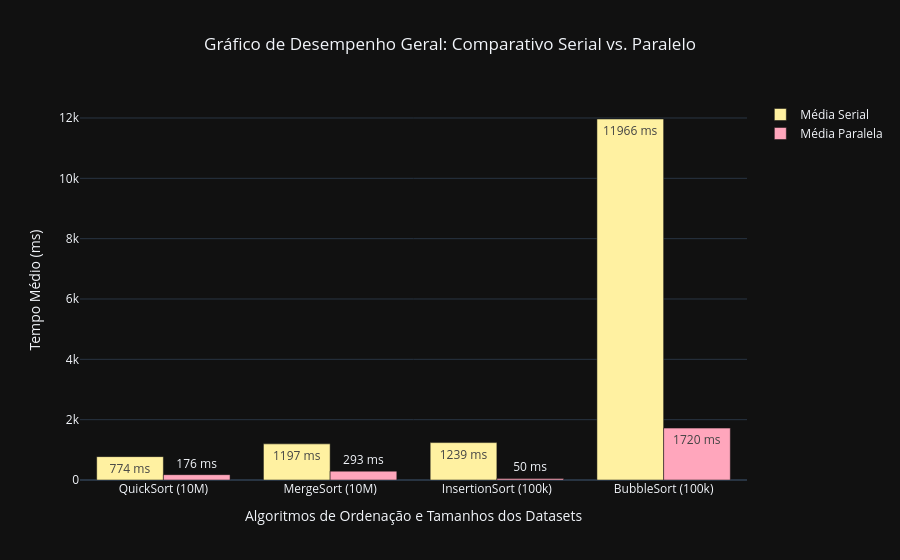

Source (notebook cell):
### Code cell
import csv
import plotly.graph_objects as go

dados_agrupados = {}

with open(r"C:\Users\vivif\OneDrive\Desktop\TrabalhosSillys\SEXTO SEMESTRE\Computação Paralela\Trabalho AV2\Ordenacoes\src\resultados_ordenacao.csv", mode='r', encoding='utf-8') as arquivo:
    leitor = csv.reader(arquivo, delimiter=';')

    for linha in leitor:
        if len(linha) < 5 or not linha[2].isdigit():
            continue

        nucleos = int(linha[0])
        algoritmo = linha[1]
        tamanho = int(linha[2])
        serial = int(linha[3])
        paralelo = int(linha[4].replace('\\', ''))

        chave = (algoritmo, tamanho)
        if chave not in dados_agrupados:
            dados_agrupados[chave] = {'seriais': [], 'paralelos': []}

        dados_agrupados[chave]['seriais'].append(serial)
        dados_agrupados[chave]['paralelos'].append(paralelo)

rotulos_x = []
medias_seriais = []
medias_paralelos = []

for (algoritmo, tamanho), tempos in dados_agrupados.items():
    tamanho_str = "100k" if tamanho == 100000 else "10M"
    rotulos_x.append(f"{algoritmo} ({tamanho_str})")
    medias_seriais.append(sum(tempos['seriais']) / len(tempos['seriais']))
    medias_paralelos.append(sum(tempos['paralelos']) / len(tempos['paralelos']))

fig = go.Figure()

fig.add_trace(go.Bar(
    x=rotulos_x,
    y=medias_seriais,
    name='Média Serial',
    marker_color="#fff1a1",
    text=[f"{int(v)} ms" for v in medias_seriais],
    textposition='auto'
))

fig.add_trace(go.Bar(
    x=rotulos_x,
    y=medias_paralelos,
    name='Média Paralela',
    marker_color="#ffa6bc",
    text=[f"{int(v)} ms" for v in medias_paralelos],
    textposition='auto'
))

fig.update_layout(
    title='Gráfico de Desempenho Geral: Comparativo Serial vs. Paralelo',
    xaxis_title='Algoritmos de Ordenação e Tamanhos dos Datasets',
    yaxis_title='Tempo Médio (ms)',
    barmode='group',
    template='plotly_dark',
    title_x=0.5
)
fig.show()

### Figure 1 — Plotly figure (JSON) as saved in the notebook; plotly's stock layout.template omitted (floating-point values rounded to 4 significant figures)
{"data": [{"marker": {"color": "#fff1a1"}, "name": "Média Serial", "text": ["774 ms", "1197 ms", "1239 ms", "11966 ms"], "textposition": "auto", "type": "bar", "x": ["QuickSort (10M)", "MergeSort (10M)", "InsertionSort (100k)", "BubbleSort (100k)"], "y": [774.3, 1198.0, 1240.0, 11970.0]}, {"marker": {"color": "#ffa6bc"}, "name": "Média Paralela", "text": ["176 ms", "293 ms", "50 ms", "1720 ms"], "textposition": "auto", "type": "bar", "x": ["QuickSort (10M)", "MergeSort (10M)", "InsertionSort (100k)", "BubbleSort (100k)"], "y": [176.7, 293.9, 50, 1720.0]}], "layout": {"barmode": "group", "title": {"text": "Gráfico de Desempenho Geral: Comparativo Serial vs. Paralelo", "x": 0.5}, "xaxis": {"title": {"text": "Algoritmos de Ordenação e Tamanhos dos Datasets"}}, "yaxis": {"title": {"text": "Tempo Médio (ms)"}}}}
